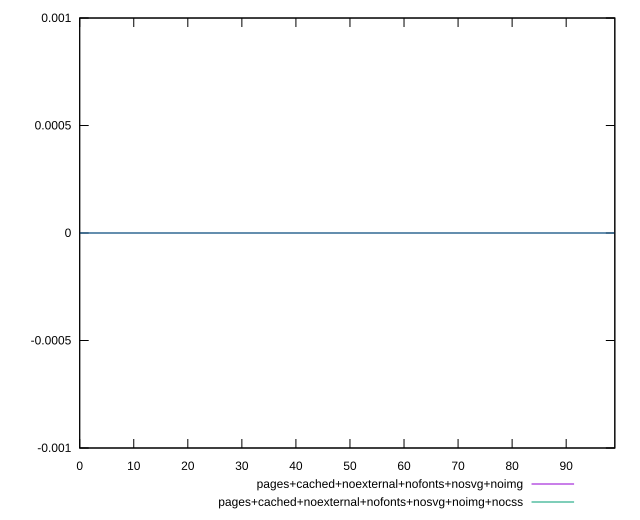

Write the gnuplot code that produced this figure.
reset

$pagesCachedNoexternalNofontsNosvgNoimg <<EOF
0 0
1 0
2 0
3 0
4 0
5 0
6 0
7 0
8 0
9 0
10 0
11 0
12 0
13 0
14 0
15 0
16 0
17 0
18 0
19 0
20 0
21 0
22 0
23 0
24 0
25 0
26 0
27 0
28 0
29 0
30 0
31 0
32 0
33 0
34 0
35 0
36 0
37 0
38 0
39 0
40 0
41 0
42 0
43 0
44 0
45 0
46 0
47 0
48 0
49 0
50 0
51 0
52 0
53 0
54 0
55 0
56 0
57 0
58 0
59 0
60 0
61 0
62 0
63 0
64 0
65 0
66 0
67 0
68 0
69 0
70 0
71 0
72 0
73 0
74 0
75 0
76 0
77 0
78 0
79 0
80 0
81 0
82 0
83 0
84 0
85 0
86 0
87 0
88 0
89 0
90 0
91 0
92 0
93 0
94 0
95 0
96 0
97 0
98 0
99 0
EOF

$pagesCachedNoexternalNofontsNosvgNoimgNocss <<EOF
0 0
1 0
2 0
3 0
4 0
5 0
6 0
7 0
8 0
9 0
10 0
11 0
12 0
13 0
14 0
15 0
16 0
17 0
18 0
19 0
20 0
21 0
22 0
23 0
24 0
25 0
26 0
27 0
28 0
29 0
30 0
31 0
32 0
33 0
34 0
35 0
36 0
37 0
38 0
39 0
40 0
41 0
42 0
43 0
44 0
45 0
46 0
47 0
48 0
49 0
50 0
51 0
52 0
53 0
54 0
55 0
56 0
57 0
58 0
59 0
60 0
61 0
62 0
63 0
64 0
65 0
66 0
67 0
68 0
69 0
70 0
71 0
72 0
73 0
74 0
75 0
76 0
77 0
78 0
79 0
80 0
81 0
82 0
83 0
84 0
85 0
86 0
87 0
88 0
89 0
90 0
91 0
92 0
93 0
94 0
95 0
96 0
97 0
98 0
99 0
EOF

set key outside below
set xrange [0:99]
set yrange [-0.001:0.001]
set trange [-0.001:0.001]
set terminal svg size 640, 520 enhanced background rgb 'white'
set output "reprap/uses-responsive-images/comparison/sorted/11_vs_12.svg"

plot $pagesCachedNoexternalNofontsNosvgNoimg title "pages+cached+noexternal+nofonts+nosvg+noimg" with line, \
     $pagesCachedNoexternalNofontsNosvgNoimgNocss title "pages+cached+noexternal+nofonts+nosvg+noimg+nocss" with line

reset
